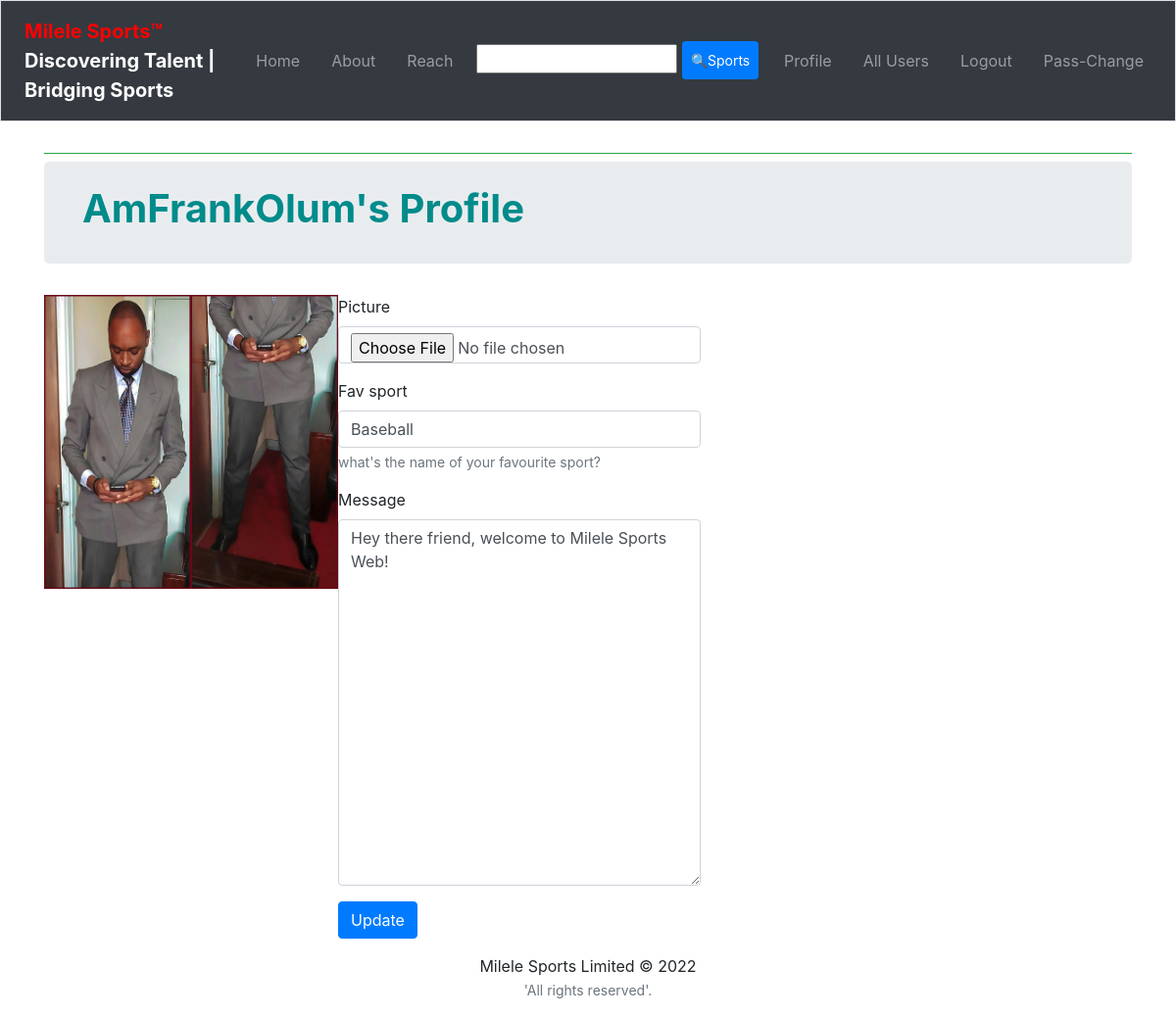
/profile/AmFrankOlum/ (signed in), run on the app's committed database.
### sportsApp/models.py (models this page shows, shortened)
class UserProfile(models.Model):
    user = models.OneToOneField(User, on_delete=models.CASCADE)
    picture = models.ImageField(upload_to='profile_images', blank=True)
    fav_sport = models.CharField(max_length=20, blank=True)
    message = models.TextField(blank=True)

### sportsApp/views.py (the view, shortened to what this page needs)
class ProfileView(View):
    def get_user_details(self, username):
        try:
            user = User.objects.get(username=username)
        except User.DoesNotExist:
            return None
        user_profile = UserProfile.objects.get_or_create(user=user)[0]
        form = UserProfileForm({
                                'picture': user_profile.picture,
                                'message': user_profile.message,
                                'fav_sport': user_profile.fav_sport,
                            })
        return (user, user_profile, form)
    @method_decorator(login_required)
    def get(self, request, username):
        try:
            (user, user_profile, form) = self.get_user_details(username)
        except TypeError:
            return redirect("sportsApp:index")
        context_dict = {'user_profile': user_profile,
                        'selected_user': user,
                        'form': form}
        return render(request, 'sportsApp/profile.html', context_dict)

### sportsApp/forms.py
class UserProfileForm(forms.ModelForm):
    picture = forms.ImageField(required=False)
    fav_sport = forms.CharField(
        max_length=20,
        help_text="what's the name of your favourite sport?",
        required=False)
    message = forms.CharField(widget=forms.Textarea(
        attrs={'cols':25, 'rows': 15}),
        required=False
    )
    class Meta:
        model = UserProfile
        fields = ('picture', 'fav_sport' , 'message',)

### templates/sportsApp/profile.html (shortened to what this page needs)
{% extends 'sportsApp/base.html' %}
{% load static %}
{% load bootstrap4 %}
    {% block body_block %}
    <div class="jumbotron p-4">
        <div class="container">
            <h1 class="jumbotron-heading txtcyan txtbold">
            {{ selected_user.username }}'s Profile</h1>
        </div>
    </div>
    <div class="container">
        <div class="row">
            <img src="{{ MEDIA_URL }}{{ user_profile.picture }}"
                 width="300"
                 height="300"
                 alt="{{ selected_user.username }}'s profile image" />
            <br />
            <div>
                {% if selected_user == user %}
                <form method="post" action="." enctype="multipart/form-data">
                    {% bootstrap_form form %}
                    {% buttons %}
                    <input type="submit" value="Update" class="btn btn-primary"/>
                    {% endbuttons %}
                </form>
                {% endif %}
            </div>
        </div>
    </div>
    {% endblock %}

### staticfiles/css/style.css (style rules this page uses)
.txtcyan { color: darkcyan; }
.txtbold { font-weight: bold; }

### data on the page
UserProfile: picture (picture), fav_sport "Baseball", message "Hey there friend, welcome to Milele Sports Web!"

### other printed values
{{ selected_user.username }} "AmFrankOlum"
